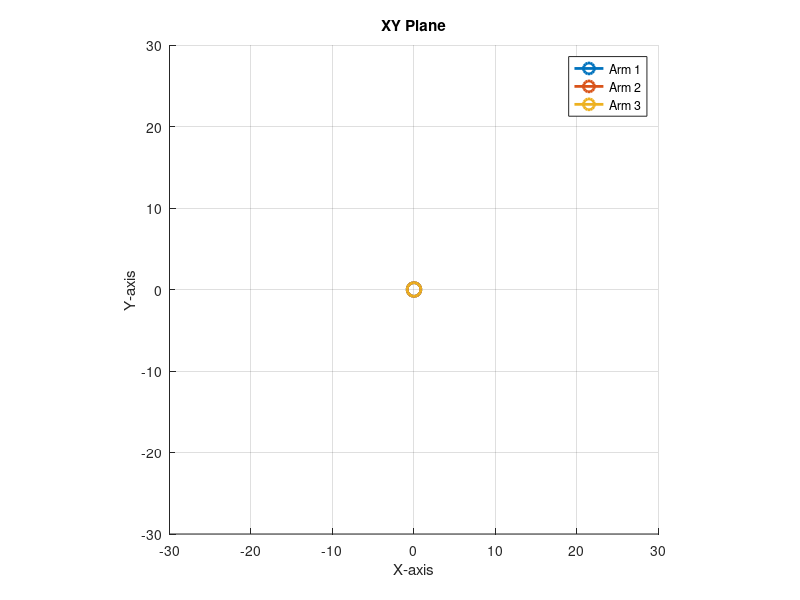
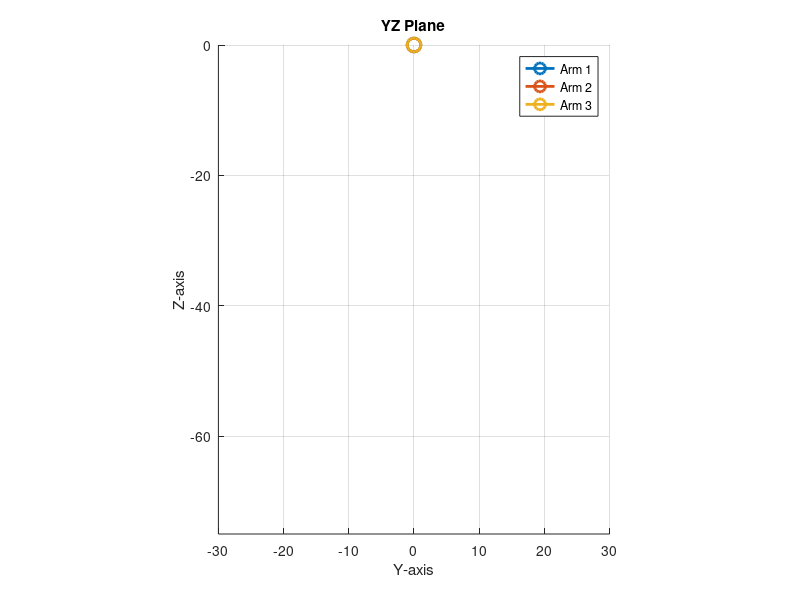
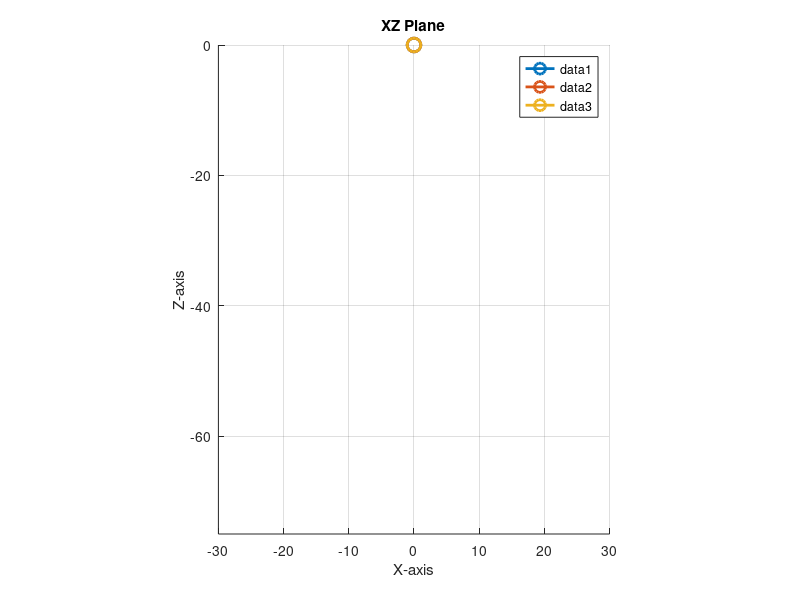

Reproduce these figures in MATLAB, in order. (Note: this script raises an error after producing the figures.)
clear;

load('data5_final.mat'); % データをロード
% 各リンクの長さ
L1 = 16;     
L2 = 16;   
L3 = 17;   
L4 = 5;
L5 = 6;  
L6 = 7;

% アニメーション設定
figure;
% subplot(1, 3, 1); % XY平面
hold on;
xlabel('X-axis');
ylabel('Y-axis');
title('XY Plane');
grid on;
axis equal;
xlim([-30, 30]);
ylim([-30, 30]);
h1_xy = plot(0, 0, '-o', 'LineWidth', 2, 'MarkerSize', 10, 'DisplayName', 'Arm 1');
h2_xy = plot(0, 0, '-o', 'LineWidth', 2, 'MarkerSize', 10, 'DisplayName', 'Arm 2');
h3_xy = plot(0, 0, '-o', 'LineWidth', 2, 'MarkerSize', 10, 'DisplayName', 'Arm 3');
legend;

figure;
% subplot(1, 3, 2); % YZ平面
hold on;
xlabel('Y-axis');
ylabel('Z-axis');
title('YZ Plane');
grid on;
axis equal;
xlim([-30, 30]);
ylim([-75, 0]);
h1_yz = plot(0, 0, '-o', 'LineWidth', 2, 'MarkerSize', 10, 'DisplayName', 'Arm 1');
h2_yz = plot(0, 0, '-o', 'LineWidth', 2, 'MarkerSize', 10, 'DisplayName', 'Arm 2');
h3_yz = plot(0, 0, '-o', 'LineWidth', 2, 'MarkerSize', 10, 'DisplayName', 'Arm 3');
legend;

figure;
% subplot(1, 3, 3); % XZ平面
hold on;
xlabel('X-axis');
ylabel('Z-axis');
title('XZ Plane');
grid on;
axis equal;
xlim([-30, 30]);
ylim([-75, 0]);
% h1_xz = plot(0, 0, '-o', 'LineWidth', 2, 'MarkerSize', 10, 'DisplayName', 'Arm 1');
% h2_xz = plot(0, 0, '-o', 'LineWidth', 2, 'MarkerSize', 10, 'DisplayName', 'Arm 2');
% h3_xz = plot(0, 0, '-o', 'LineWidth', 2, 'MarkerSize', 10, 'DisplayName', 'Arm 3');
h1_xz = plot(0, 0, '-o', 'LineWidth', 2, 'MarkerSize', 10);
h2_xz = plot(0, 0, '-o', 'LineWidth', 2, 'MarkerSize', 10);
h3_xz = plot(0, 0, '-o', 'LineWidth', 2, 'MarkerSize', 10);
legend;

% メインループ
for x = 3:2:386
    % 各関節角度をラジアンに変換
    % theta1 = data(x,19)*pi/180; 
    % theta2 = data(x,18)*pi/180;  
    % theta3 = data(x,17)*pi/180;  
    % theta4 = data(x,12)*pi/180;
    % theta5 = -data(x,14)*pi/180;
    % theta6 = data(x,16)*pi/180;  
    % theta7 = data(x,11)*pi/180;  
    % theta8 = -data(x,13)*pi/180;
    % theta9 = data(x,15)*pi/180;
    % theta1 = data(x,10)*pi/180-data(x,19)*pi/180; 
    % theta2 = data(x,9)*pi/180-data(x,18)*pi/180;  
    % theta3 = data(x,8)*pi/180-data(x,17)*pi/180;  
    % theta4 = data(x,5)*pi/180-data(x,12)*pi/180;
    % theta5 = data(x,3)*pi/180+data(x,14)*pi/180;
    % theta6 = data(x,7)*pi/180-data(x,16)*pi/180;  
    % theta7 = data(x,4)*pi/180-data(x,11)*pi/180;  
    % theta8 = data(x,2)*pi/180+data(x,13)*pi/180;
    % theta9 = data(x,6)*pi/180-data(x,15)*pi/180;
    theta1 = data(x,10)*pi/180-data(x,19)*pi/180; 
    theta2 = data(x,9)*pi/180-data(x,18)*pi/180;  
    theta3 = data(x,8)*pi/180-data(x,17)*pi/180;  
    theta4 = data(x,3)*pi/180-data(x,12)*pi/180;
    theta5 = data(x,5)*pi/180+data(x,14)*pi/180;
    theta6 = data(x,7)*pi/180-data(x,16)*pi/180;  
    theta7 = data(x,2)*pi/180-data(x,11)*pi/180;  
    theta8 = data(x,4)*pi/180+data(x,13)*pi/180;
    theta9 = data(x,6)*pi/180-data(x,15)*pi/180;

    % 各ロボットアームのDHパラメータ
      DH1 = [0,  pi/2,  0,     pi/2;
           0,   0,    0,     pi/2;
         -L1,   0,    0,  theta1;
          0 ,  pi/2,  0,        0;
         -L2,   0,    0,   theta2;
         -L3,   0,    0,  theta3;
          L4,   pi/2,    0,         pi/2;
       0 ,   pi/2,    0,            0;
       0 ,   pi/2,   10,       pi/2;
       0 ,   pi/2,    0,            0;
      -L5,   pi/2,    0, -pi/4+theta4;
       0 ,   pi/2,    0,            0;
      -L6,    0,      0,     -theta7];

    DH2 = [0,  pi/2,  0,     pi/2;
           0,   0,    0,     pi/2;
         -L1,   0,    0,  theta1;
          0 ,  pi/2,  0,        0;
         -L2,   0,    0,   theta2;
         -L3,   0,    0,  theta3;
          L4,   pi/2,    0,         pi/2;
       0 ,   pi/2,    0,            0;
       0 ,   pi/2,  -10,       pi/2;
       0 ,   pi/2,    0,            0;
      -L5,   pi/2,    0, -pi/4+theta5;
       0 ,   pi/2,    0,            0;
      -L6,    0,      0,     -theta8];

    DH3 = [0,  pi/2,  0,     pi/2;
           0,   0,    0,     pi/2;
         -L1,   0,    0,  theta1;
          0 ,  pi/2,  0,        0;
         -L2,   0,    0,   theta2;
         -L3,   0,    0,  theta3;
          -L4,   pi/2,    0,         pi/2;
       0 ,   pi/2,    0,            0;
       0 ,    0,      0,         pi/2;
      -L5,    0,      0, -pi/4+theta6;
      -L6,    0,      0,      theta9];

    % ポジションを計算
    positions1 = calculate_positions(DH1);
    positions2 = calculate_positions(DH2);
    positions3 = calculate_positions(DH3);

    % XY平面の更新
    set(h1_xy, 'XData', positions1(:, 1), 'YData', positions1(:, 2));
    set(h2_xy, 'XData', positions2(:, 1), 'YData', positions2(:, 2));
    set(h3_xy, 'XData', positions3(:, 1), 'YData', positions3(:, 2));

    % YZ平面の更新
    set(h1_yz, 'XData', positions1(:, 2), 'YData', positions1(:, 3));
    set(h2_yz, 'XData', positions2(:, 2), 'YData', positions2(:, 3));
    set(h3_yz, 'XData', positions3(:, 2), 'YData', positions3(:, 3));

    % XZ平面の更新
    set(h1_xz, 'XData', positions1(:, 1), 'YData', positions1(:, 3));
    set(h2_xz, 'XData', positions2(:, 1), 'YData', positions2(:, 3));
    set(h3_xz, 'XData', positions3(:, 1), 'YData', positions3(:, 3));

    drawnow; % グラフを更新
    pause(0.1); % アニメーション速度を調整
end

% 関数：ポジション計算
function positions = calculate_positions(DH)
    T = eye(4);
    positions = [0, 0, 0]; % 初期位置
    for i = 1:size(DH, 1)
        a = DH(i, 1);
        alpha = DH(i, 2);
        d = DH(i, 3);
        theta = DH(i, 4);

        A_i = DH_matrix(a, alpha, d, theta);
        T = T * A_i;

        positions = [positions; T(1:3, 4)'];
    end
end

% 関数：DH行列を計算
function A = DH_matrix(a, alpha, d, theta)
    A = [cos(theta), -sin(theta)*cos(alpha), sin(theta)*sin(alpha), a*cos(theta);
         sin(theta), cos(theta)*cos(alpha), -cos(theta)*sin(alpha), a*sin(theta);
         0, sin(alpha), cos(alpha), d;
         0, 0, 0, 1];
end
